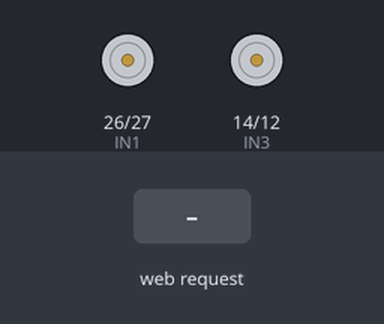
The sketch below on a simulated ESP32. Parts: motor-driver pin pairs drawn as motors (green arrow = first pin HIGH = forward, orange = second pin HIGH = backward, longer = more drive, scaled by the enable pin). The test bench sets the inputs (shaded band). WiFi joins after 1.5 s; servers stay silent unless stated; what the sketch prints to the serial monitor is not drawn.

Above: at 2.7 s.
2.8 s: HTTP request GET /f received
At 4.0 s:
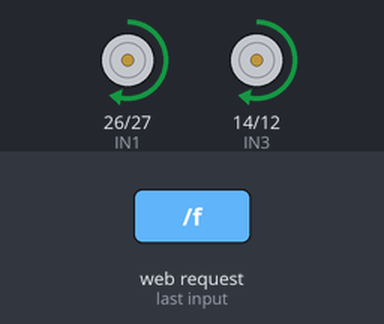
4.3 s: HTTP request GET /b received
At 5.3 s:
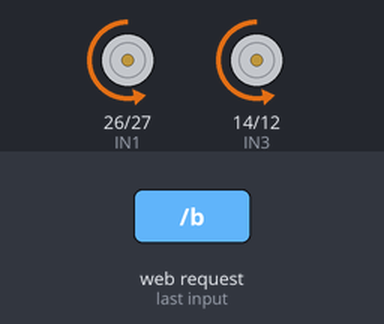
5.8 s: HTTP request GET /l received
At 6.4 s:
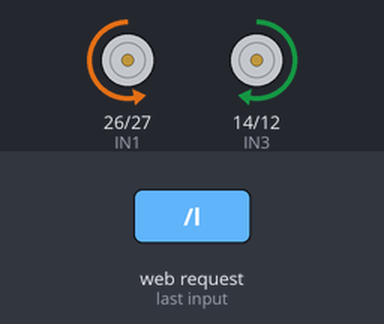
7.3 s: HTTP request GET /r received
At 7.6 s:
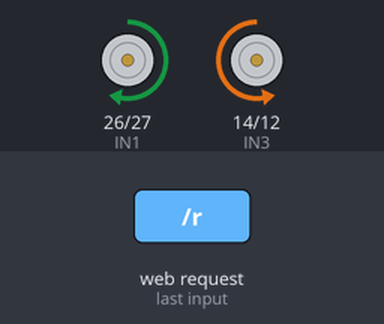
8.8 s: HTTP request GET /speed received
At 9.9 s:
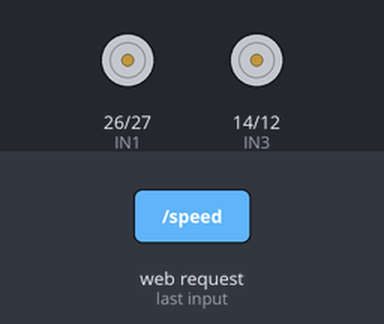
10.3 s: HTTP request GET /s received
Timing chart, 0 to 12.8 s (numbered marks = the images above; inputs shaded):
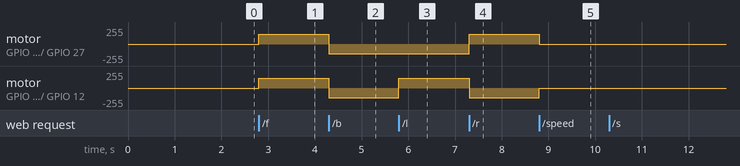

The sketch:

main.ino
```cpp
#include <WiFi.h>
#include <WebServer.h>

const char* ssid = "Wifi-Name";
const char* password = "Password";

WebServer server(80);

// Motor Pins
int ENA = 25;
int IN1 = 26;
int IN2 = 27;
int IN3 = 14;
int IN4 = 12;
int ENB = 33;

int speedValue = 150;

// MOTOR CONTROL
void stopRobot(){
 digitalWrite(IN1,LOW);
 digitalWrite(IN2,LOW);
 digitalWrite(IN3,LOW);
 digitalWrite(IN4,LOW);
}

void forward(){
 digitalWrite(IN1,HIGH);
 digitalWrite(IN2,LOW);
 digitalWrite(IN3,HIGH);
 digitalWrite(IN4,LOW);
}

void backward(){
 digitalWrite(IN1,LOW);
 digitalWrite(IN2,HIGH);
 digitalWrite(IN3,LOW);
 digitalWrite(IN4,HIGH);
}

void left(){
 digitalWrite(IN1,LOW);
 digitalWrite(IN2,HIGH);
 digitalWrite(IN3,HIGH);
 digitalWrite(IN4,LOW);
}

void right(){
 digitalWrite(IN1,HIGH);
 digitalWrite(IN2,LOW);
 digitalWrite(IN3,LOW);
 digitalWrite(IN4,HIGH);
}

// SIMPLE WEB PAGE
String page = R"rawliteral(
<!DOCTYPE html>
<html>
<head>
<title>PHOTON - STAGE 1</title>
<meta name="viewport" content="width=device-width, initial-scale=1">
<style>
body{
 text-align:center;
 font-family:Arial;
 background:#111;
 color:white;
}
button{
 width:120px;
 height:60px;
 font-size:18px;
 margin:10px;
 border-radius:10px;
}
</style>
</head>

<body>

<h1>PHOTON - STAGE 1</h1>

<button onclick="fetch('/f')">Forward</button><br>

<button onclick="fetch('/l')">Left</button>
<button onclick="fetch('/s')">Stop</button>
<button onclick="fetch('/r')">Right</button><br>

<button onclick="fetch('/b')">Backward</button>

<br><br>

<h3>Speed</h3>
<input type="range" min="0" max="255" value="150"
onchange="fetch('/speed?value='+this.value)">

<br><br>
<h3>Kapil</h3>

</body>
</html>
)rawliteral";

void handleRoot(){
 server.send(200,"text/html",page);
}

void setup(){

 Serial.begin(115200);

 pinMode(IN1,OUTPUT);
 pinMode(IN2,OUTPUT);
 pinMode(IN3,OUTPUT);
 pinMode(IN4,OUTPUT);

 // PWM (NEW ESP32 METHOD)
 ledcAttach(ENA,1000,8);
 ledcAttach(ENB,1000,8);

 ledcWrite(ENA,speedValue);
 ledcWrite(ENB,speedValue);

 // WIFI
 WiFi.begin(ssid,password);

 while(WiFi.status()!=WL_CONNECTED){
  delay(500);
  Serial.print(".");
 }

 Serial.println("");
 Serial.print("IP: ");
 Serial.println(WiFi.localIP());

 // ROUTES
 server.on("/",handleRoot);

 server.on("/f",[](){ forward(); server.send(200,"text/plain","OK"); });
 server.on("/b",[](){ backward(); server.send(200,"text/plain","OK"); });
 server.on("/l",[](){ left(); server.send(200,"text/plain","OK"); });
 server.on("/r",[](){ right(); server.send(200,"text/plain","OK"); });
 server.on("/s",[](){ stopRobot(); server.send(200,"text/plain","OK"); });

 server.on("/speed",[](){
  speedValue = server.arg("value").toInt();
  ledcWrite(ENA,speedValue);
  ledcWrite(ENB,speedValue);
  server.send(200,"text/plain","OK");
 });

 server.begin();
}

void loop(){
 server.handleClient();
}
```

Measured:
- after the input at 2.8 s, motor on GPIO 26 (IN1) / GPIO 27 (IN2), motor on GPIO 14 (IN3) / GPIO 12 (IN4): stopped → forward 149/255 at once
- after the input at 4.3 s, motor on GPIO 26 (IN1) / GPIO 27 (IN2), motor on GPIO 14 (IN3) / GPIO 12 (IN4): forward 149/255 → backward 149/255 at once
- after the input at 5.8 s, motor on GPIO 14 (IN3) / GPIO 12 (IN4): backward 149/255 → forward 149/255 at once
- after the input at 7.3 s, motor on GPIO 26 (IN1) / GPIO 27 (IN2): backward 149/255 → forward 149/255 at once; motor on GPIO 14 (IN3) / GPIO 12 (IN4): forward 149/255 → backward 149/255 at once
- after the input at 8.8 s, motor on GPIO 26 (IN1) / GPIO 27 (IN2): forward 149/255 → stopped at once; motor on GPIO 14 (IN3) / GPIO 12 (IN4): backward 149/255 → stopped at once
